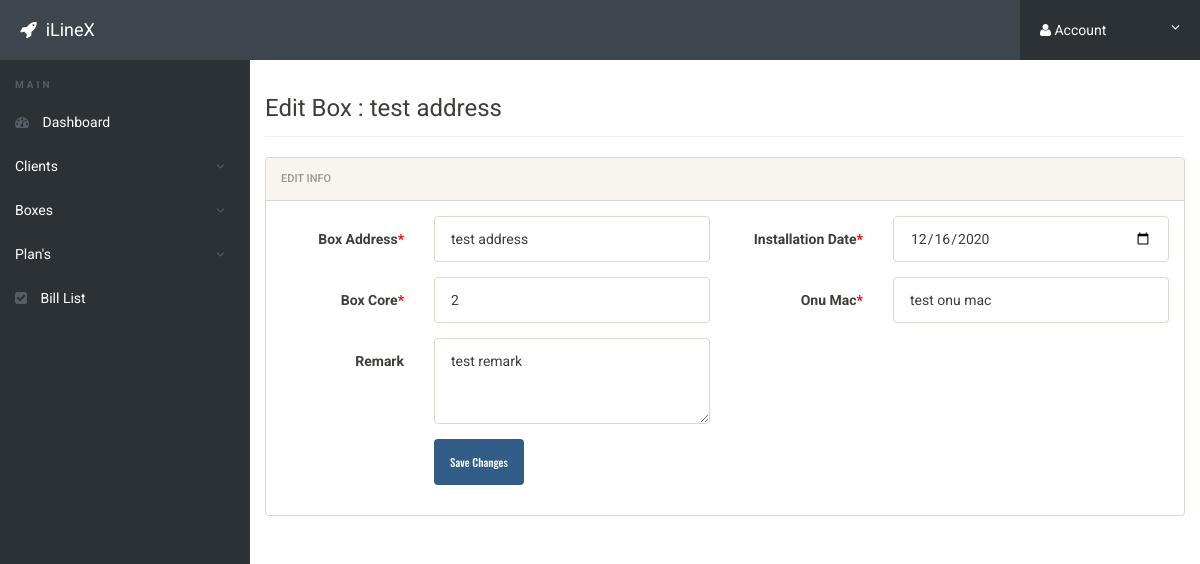
The page /box_edit.php?edit=1 (signed in) on the database its author committed.
### tables this page shows
CREATE TABLE `boxes` (
  `id` int(11) NOT NULL,
  `box_address` varchar(500) NOT NULL,
  `box_core` varchar(100) NOT NULL,
  `onu_mac` varchar(100) NOT NULL,
  `Installation_date` date NOT NULL DEFAULT current_timestamp(),
  `remark` varchar(500) DEFAULT NULL
);

### box_edit.php (the view, shortened to what this page needs)
<?php
include('includes/config.php');
if(strlen($_SESSION['alogin'])==0)
	{
header('location:index.php');
}
else{
if(isset($_GET['edit']))
	{
		$editid=$_GET['edit'];
	}
?>
<!doctype html>
<html lang="en" class="no-js">
<head>
	<link rel="stylesheet" href="css/font-awesome.min.css">
	<link rel="stylesheet" href="css/bootstrap.min.css">
	<link rel="stylesheet" href="css/dataTables.bootstrap.min.css">
	<link rel="stylesheet" href="css/bootstrap-social.css">
	<link rel="stylesheet" href="css/bootstrap-select.css">
	<link rel="stylesheet" href="css/fileinput.min.css">
	<link rel="stylesheet" href="css/awesome-bootstrap-checkbox.css">
	<link rel="stylesheet" href="css/style.css">
</head>
<body>
<?php
		$sql = "SELECT * from boxes where id = :editid";
		$query = $dbh -> prepare($sql);
		$query->bindParam(':editid',$editid,PDO::PARAM_INT);
		$query->execute();
		$result=$query->fetch(PDO::FETCH_OBJ);
?>
	<?php include('includes/header.php');?>
	<div class="ts-main-content">
	<?php include('includes/leftbar.php');?>
		<div class="content-wrapper">
			<div class="container-fluid">
				<div class="row">
					<div class="col-md-12">
						<h3 class="page-title">Edit Box : <?php echo htmlentities($result->box_address); ?></h3>
						<div class="row">
							<div class="col-md-12">
								<div class="panel panel-default">
									<div class="panel-heading">Edit Info</div>
									<div class="panel-body">
<form method="post" class="form-horizontal" enctype="multipart/form-data" name="imgform">
<div class="form-group">
<label class="col-sm-2 control-label">Box Address<span style="color:red">*</span></label>
<div class="col-sm-4">
<input type="text" name="box_address" class="form-control" required value="<?php echo htmlentities($result->box_address);?>">
</div>
<label class="col-sm-2 control-label">Installation Date<span style="color:red">*</span></label>
<div class="col-sm-4">
<input type="date" name="Installation_date" class="form-control" required value="<?php echo htmlentities($result->Installation_date);?>">
</div>
</div>
<div class="form-group">
<label class="col-sm-2 control-label">Box Core<span style="color:red">*</span></label>
<div class="col-sm-4">
<input type="text" name="box_core" class="form-control" required value="<?php echo htmlentities($result->box_core);?>">
</div>
<label class="col-sm-2 control-label">Onu Mac<span style="color:red">*</span></label>
<div class="col-sm-4">
<input type="text" name="onu_mac" class="form-control" required value="<?php echo htmlentities($result->onu_mac);?>">
</div>
</div>
<div class="form-group">
<label class="col-sm-2 control-label">Remark</label>
<div class="col-sm-4">
<textarea rows="3"  name="remark" class="form-control"  value=""><?php echo htmlentities($result->remark);?></textarea>
</div>
</div>
<div class="form-group">
	<div class="col-sm-8 col-sm-offset-2">
		<button class="btn btn-primary" name="submit" type="submit">Save Changes</button>
	</div>
</div>
</form>
									</div>
								</div>
							</div>
						</div>
					</div>
				</div>
			</div>
		</div>
	</div>
</body>
</html>
<?php } ?>

### css/style.css (style rules this page uses)
html { font-size: 14px; }
@media only screen and (min-width: 480px) { html { font-size: 17px; } }
@media only screen and (min-width: 768px) { html { font-size: 14px; } }
body { font-size: 1em; }
.btn { font-family: 'Oswald', sans-serif; }
.panel { overflow: hidden; }
.btn { text-transform: none; }
.page-title { padding-bottom: 15px; margin-bottom: 20px; border-bottom: 1px solid #f0f0f0; }
.ts-main-content .content-wrapper { padding-top: 15px; margin-top: 60px; }
@media only screen and (min-width: 992px) { .ts-main-content .content-wrapper { margin-left: 250px; } }

### rows shown on the page
boxes: box_address "test address", Installation_date "12/16/2020", box_core "2", onu_mac "test onu mac", remark "test remark"
